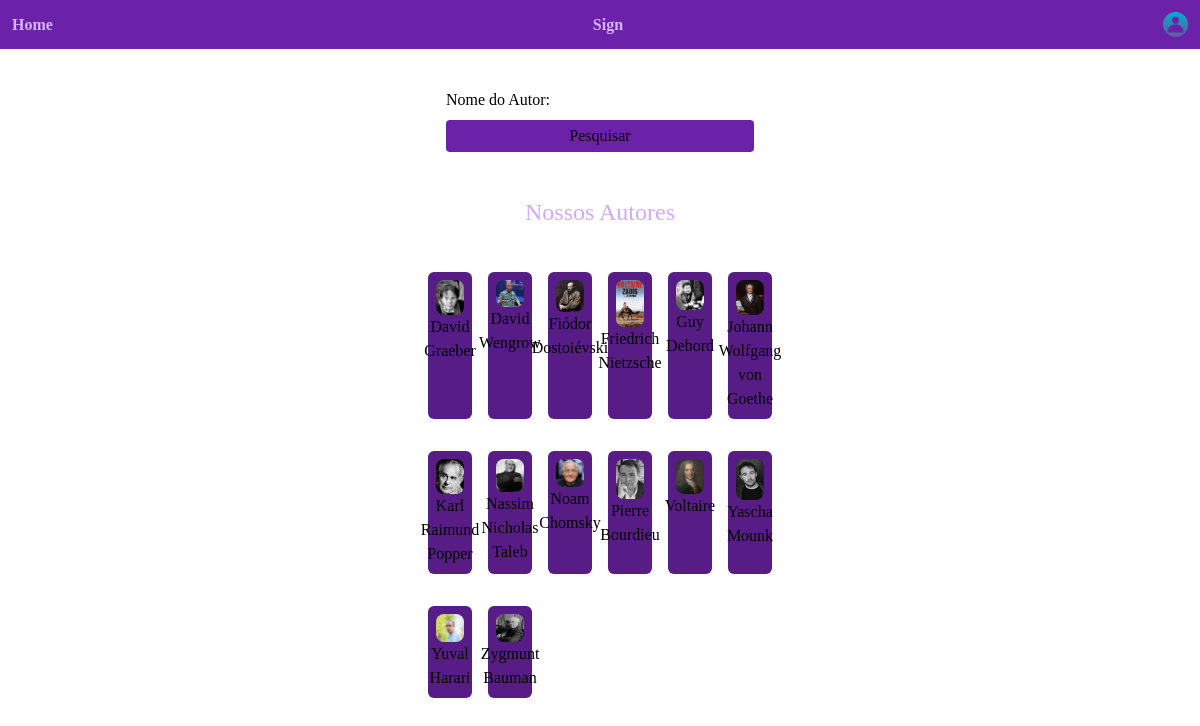
The page /autores/ on the database its author committed.
### app_biblioteca/models.py (models this page shows, shortened)
class Autor(models.Model):
    nome = models.CharField('Nome do Autor', max_length=30)
    criado_em = models.DateTimeField('criado')
    informacaoes = models.TextField('Informações', default='')
    fonte_informacao = models.CharField('Fonte', max_length=100, default='')
    class Meta:
        db_table = 'autor'

### app_biblioteca/views.py (the view)
# urls.py: path("autores/", views.autores, name='autores'),
def autores(request) -> HttpResponse:
    if request.method == "POST":
        nome = request.POST['nome']
        um_autor = Autor.objects.filter(nome__icontains=nome).first()
        if um_autor:
            return HttpResponseRedirect(reverse("autor", args=(um_autor.id,)))
        raise Http404(f"Autor de nome {nome} não encontrado!")
    lista = Autor.objects.order_by('nome')
    form = PesquisarAutorForm()
    return render(request, 'autores.html', {
        "form": form,
        "autores": lista,
    })

### app_biblioteca/forms.py
class PesquisarAutorForm(ModelForm):
    class Meta:
        model = Autor
        fields = ['id', 'nome']

### theme/templates/autores.html (shortened to what this page needs)
{% extends "base.html" %}
{% load tailwind_filters %}
{% block content %}
{% load static %}
{% static 'imgs/autores' as autor_url %}
<div class=" flex flex-col items-center justify-center mt-11 ">
    <form  method="POST">
      {{ form | crispy }}
      <div class="flex flex-col justify-center">
          <button type="submit" value="Submit" class="mt-2 p-1 bg-purple-800 hover:bg-purple-500 hover:text-white rounded">
            Pesquisar
          </button>
      </div>
  </form>
</div>
  <div class=" flex flex-col items-center justify-center mt-11  ">
    <h1 class="text-2xl text-purple-500 opacity-50 mb-5">Nossos Autores</h1>
    {% if autores %}
    <div class=" p-6 grid md:grid-cols-4 lg:grid-cols-6 gap-4 gap-y-8">
    {% for autor in autores %}
            <div class="p-2 text-center flex flex-col items-center rounded-md bg-purple-900 hover:bg-purple-500 w-11">
                    <img src="{{autor_url}}/{{autor.id}}.jpg"  class="img_card  rounded-lg" alt="{{autor.nome}}" >
                <a href="{% url 'autor' autor.id %}" class="sm:text-center">{{ autor.nome }}</a>
            </div>
    {% endfor %}
    </div>
</div>
{% else %}
    <h4 class="text-5xl">Sem autores cadastrados!</h4>
{% endif %}
{% endblock %}

### theme/templates/base.html (shortened to what this page needs)
{% load static tailwind_tags %}
<!DOCTYPE html>
<html lang="en">
<head>
	{% tailwind_css %}
</head>
<body class="dark:text-slate-400 bg-white dark:bg-slate-900 font-serif">
	{% include "nav.html" %}
	<div class="  pt-11 padding-bottom: 100px">
		{% block content %}
		{% endblock %}
	</div>
</body>
</html>

### theme/templates/nav.html
{% load static %}
{% static 'icones/login.png' as login_url %}
{% static 'icones/logout.png' as logout_url %}
<div class="w-full fixed z-50">
    <nav class="flex flex-row space-x-4 p-2 justify-between bg-purple-800 items-center ">
      {% if user.is_authenticated %}
      <a href="/" class="font-bold p-1  text-purple-300 rounded-md hover:bg-purple-400 hover:text-slate-900">Home</a>
      <a href="{% url 'autores' %}" class="font-bold p-1 text-purple-300 rounded-lg hover:bg-purple-400 hover:text-slate-900">Autores</a>
        <a href="{% url 'livros' %}" class="font-bold p-1 text-purple-300 rounded-lg hover:bg-purple-400 hover:text-slate-900">Livros</a>
        <a href="{% url 'user_edit' user.id %}" class="p-1 has-tooltip font-bold text-purple-300 rounded-lg hover:bg-purple-400 hover:text-slate-900" >
        <p class=" p-1 tooltip font-bold text-purple-300 rounded-lg  mt-6"> Meus dados
        </p>
        Olá, {{ user.get_username }}
        </a>
        <form action="{% url 'logout' %}" method="post">
          {% csrf_token %}
        <button type="submit" class="p-1"><img src="{{ logout_url}}" width="25"/></button>
        </form>
        {% else %}
        <a href="/" class="font-bold p-1  text-purple-300 rounded-md hover:bg-purple-400 hover:text-slate-900">Home</a>
        <a href="{% url 'sign_up' %}" class="font-bold p-1 text-purple-300 rounded-lg hover:bg-purple-400 hover:text-slate-900">Sign</a>
        <a href="{% url 'login' %}" class="font-bold p-1 text-purple-300 rounded-lg hover:bg-purple-400 hover:text-slate-900"><img src="{{ login_url}}" width="25"/></a>
      {% endif %}
    </nav>
</div>

### rows shown on the page
Autor: shows a picture, nome "David Graeber"
Autor: shows a picture, nome "David Wengrow"
Autor: shows a picture, nome "Fiódor Dostoiévski"
Autor: shows a picture, nome "Friedrich Nietzsche"
Autor: shows a picture, nome "Guy Debord"
Autor: shows a picture, nome "Johann Wolfgang von Goethe"
Autor: shows a picture, nome "Karl Raimund Popper"
Autor: shows a picture, nome "Nassim Nicholas Taleb"
Autor: shows a picture, nome "Noam Chomsky"
Autor: shows a picture, nome "Pierre Bourdieu"
Autor: shows a picture, nome "Voltaire"
Autor: shows a picture, nome "Yascha Mounk"
Autor: shows a picture, nome "Yuval Harari"
Autor: shows a picture, nome "Zygmunt Bauman"
